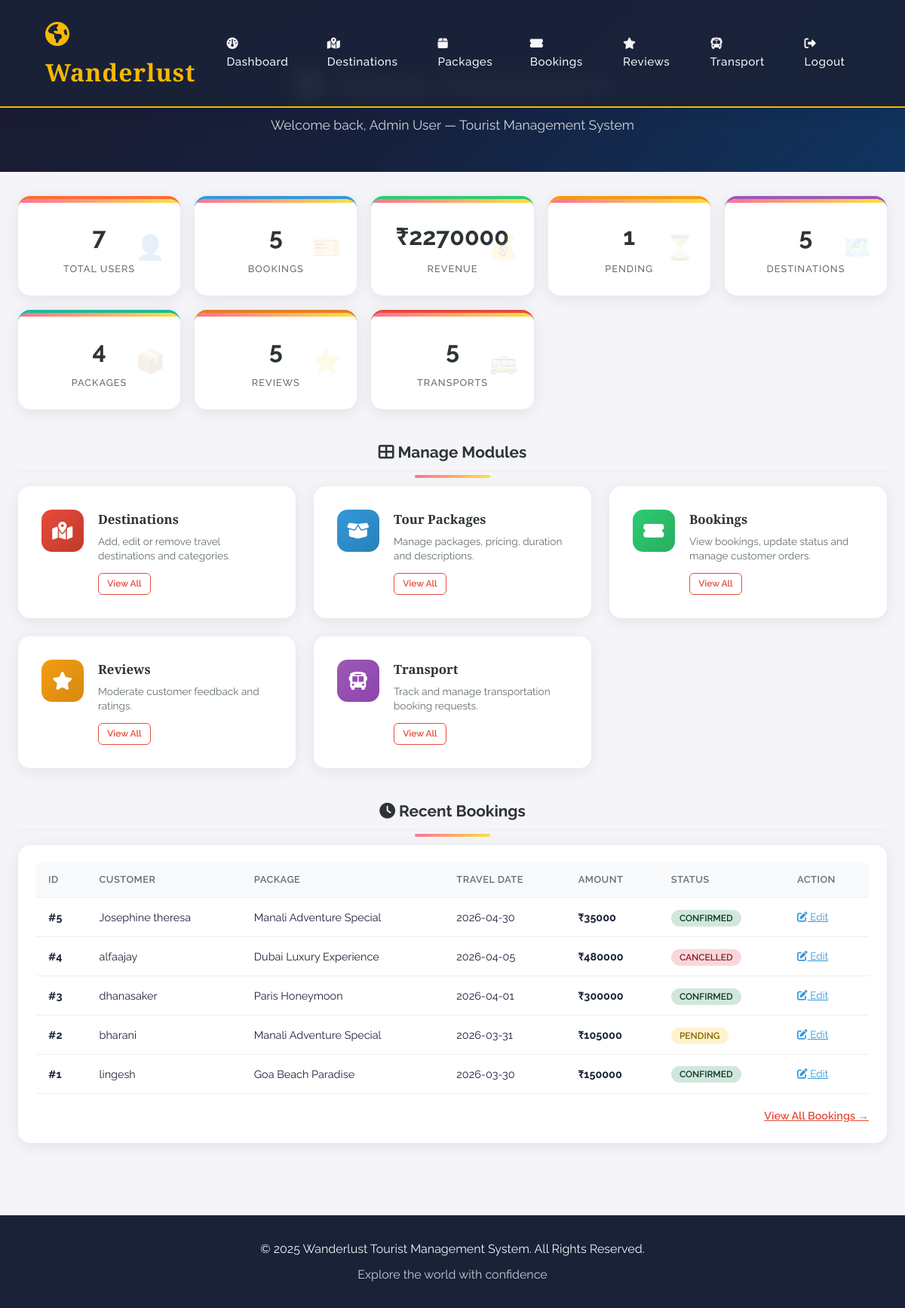
The app's page /admin/dashboard (signed in) with its own data.
### app.py (models this page shows)
class Booking(db.Model):
    id = db.Column(db.Integer, primary_key=True)
    user_id = db.Column(db.Integer, db.ForeignKey('user.id'), nullable=False)
    package_id = db.Column(db.Integer, db.ForeignKey('package.id'), nullable=False)
    full_name = db.Column(db.String(100), nullable=False)
    email = db.Column(db.String(120), nullable=False)
    travel_date = db.Column(db.Date, nullable=False)
    num_people = db.Column(db.Integer, default=1)
    total_amount = db.Column(db.Float)
    status = db.Column(db.String(20), default='pending')
    created_at = db.Column(db.DateTime, default=datetime.utcnow)
    payment = db.relationship('Payment', backref='booking', uselist=False, lazy=True)

class Package(db.Model):
    id = db.Column(db.Integer, primary_key=True)
    name = db.Column(db.String(100), nullable=False)
    package_type = db.Column(db.String(50), nullable=False)
    destination_id = db.Column(db.Integer, db.ForeignKey('destination.id'))
    price = db.Column(db.Float, nullable=False)
    duration = db.Column(db.String(50))
    description = db.Column(db.Text)
    image_url = db.Column(db.String(300))
    created_at = db.Column(db.DateTime, default=datetime.utcnow)
    destination = db.relationship('Destination', backref='packages')
    bookings = db.relationship('Booking', backref='package', lazy=True)

### app.py (the view)
@app.route('/admin/dashboard')
def admin_dashboard():
    if not admin_required():
        return redirect(url_for('admin_login'))
    total_users = User.query.filter_by(is_admin=False).count()
    total_bookings = Booking.query.count()
    total_revenue = db.session.query(db.func.sum(Payment.amount)).scalar() or 0
    pending_bookings = Booking.query.filter_by(status='pending').count()
    total_destinations = Destination.query.count()
    total_packages = Package.query.count()
    total_reviews = Review.query.count()
    total_transports = Transport.query.count()
    recent_bookings = Booking.query.order_by(Booking.created_at.desc()).limit(5).all()
    return render_template('admin_dashboard.html',
                           total_users=total_users, total_bookings=total_bookings,
                           total_revenue=total_revenue, pending_bookings=pending_bookings,
                           total_destinations=total_destinations, total_packages=total_packages,
                           total_reviews=total_reviews, total_transports=total_transports,
                           recent_bookings=recent_bookings)

### app.py (called while the page is built)
def admin_required():
    return 'user_id' in session and session.get('is_admin')

### templates/admin_dashboard.html (shortened to what this page needs)
{% extends "base.html" %}
{% block content %}
<div class="admin-header">
    <h1> Admin Dashboard</h1>
    <p>Welcome back, {{ session.user_name }} — Tourist Management System</p>
</div>
<div class="dashboard-wrap">
    <div class="stats-row">
        <div class="stat-card">
            <div class="stat-icon">👤</div>
            <div class="stat-value">{{ total_users }}</div>
            <div class="stat-label">Total Users</div>
        </div>
        <div class="stat-card">
            <div class="stat-icon">🎫</div>
            <div class="stat-value">{{ total_bookings }}</div>
            <div class="stat-label">Bookings</div>
        </div>
        <div class="stat-card">
            <div class="stat-icon">💰</div>
            <div class="stat-value">₹{{ "%.0f"|format(total_revenue) }}</div>
            <div class="stat-label">Revenue</div>
        </div>
        <div class="stat-card">
            <div class="stat-icon">⏳</div>
            <div class="stat-value">{{ pending_bookings }}</div>
            <div class="stat-label">Pending</div>
        </div>
        <div class="stat-card">
            <div class="stat-icon">🗺️</div>
            <div class="stat-value">{{ total_destinations }}</div>
            <div class="stat-label">Destinations</div>
        </div>
        <div class="stat-card">
            <div class="stat-icon">📦</div>
            <div class="stat-value">{{ total_packages }}</div>
            <div class="stat-label">Packages</div>
        </div>
        <div class="stat-card">
            <div class="stat-icon">⭐</div>
            <div class="stat-value">{{ total_reviews }}</div>
            <div class="stat-label">Reviews</div>
        </div>
        <div class="stat-card">
            <div class="stat-icon">🚌</div>
            <div class="stat-value">{{ total_transports }}</div>
            <div class="stat-label">Transports</div>
        </div>
    </div>
    <div class="section-title"><i class="fas fa-th-large"></i> Manage Modules</div>
    <div class="admin-modules">
        <a href="{{ url_for('admin_destinations') }}" class="module-card">
            <div class="module-icon icon-red"><i class="fas fa-map-marked-alt"></i></div>
            <div class="module-info">
                <h3>Destinations</h3>
                <p>Add, edit or remove travel destinations and categories.</p>
                <div class="module-actions">
                    <span class="btn-mini btn-mini-primary">View All</span>
                </div>
            </div>
        </a>
        <a href="{{ url_for('admin_packages') }}" class="module-card">
            <div class="module-icon icon-blue"><i class="fas fa-box-open"></i></div>
            <div class="module-info">
                <h3>Tour Packages</h3>
                <p>Manage packages, pricing, duration and descriptions.</p>
                <div class="module-actions">
                    <span class="btn-mini btn-mini-primary">View All</span>
                </div>
            </div>
        </a>
        <a href="{{ url_for('admin_bookings') }}" class="module-card">
            <div class="module-icon icon-green"><i class="fas fa-ticket-alt"></i></div>
            <div class="module-info">
                <h3>Bookings</h3>
                <p>View bookings, update status and manage customer orders.</p>
                <div class="module-actions">
                    <span class="btn-mini btn-mini-primary">View All</span>
                </div>
            </div>
        </a>
        <a href="{{ url_for('admin_reviews') }}" class="module-card">
            <div class="module-icon icon-orange"><i class="fas fa-star"></i></div>
            <div class="module-info">
                <h3>Reviews</h3>
                <p>Moderate customer feedback and ratings.</p>
                <div class="module-actions">
                    <span class="btn-mini btn-mini-primary">View All</span>
                </div>
            </div>
        </a>
        <a href="{{ url_for('admin_transport') }}" class="module-card">
            <div class="module-icon icon-purple"><i class="fas fa-bus"></i></div>
            <div class="module-info">
                <h3>Transport</h3>
                <p>Track and manage transportation booking requests.</p>
                <div class="module-actions">
                    <span class="btn-mini btn-mini-primary">View All</span>
                </div>
            </div>
        </a>
    </div>
    <div class="section-title"><i class="fas fa-clock"></i> Recent Bookings</div>
    <div class="recent-table">
        {% if recent_bookings %}
        <table>
            <thead>
                <tr>
                    <th>ID</th><th>Customer</th><th>Package</th>
                    <th>Travel Date</th><th>Amount</th><th>Status</th><th>Action</th>
                </tr>
            </thead>
            <tbody>
                {% for b in recent_bookings %}
                <tr>
                    <td><strong>#{{ b.id }}</strong></td>
                    <td>{{ b.full_name }}</td>
                    <td>{{ b.package.name }}</td>
                    <td>{{ b.travel_date }}</td>
                    <td><strong>₹{{ "%.0f"|format(b.total_amount) }}</strong></td>
                    <td>
                        <span class="badge badge-{{ b.status }}">{{ b.status|upper }}</span>
                    </td>
                    <td>
                        <a href="{{ url_for('admin_bookings_edit', id=b.id) }}"
                           style="color:#3498db; font-size:0.85rem;"><i class="fas fa-edit"></i> Edit</a>
                    </td>
                </tr>
                {% endfor %}
            </tbody>
        </table>
        {% else %}
        <p style="text-align:center; color:#636e72; padding:2rem;">No bookings yet.</p>
        {% endif %}
        <div style="text-align:right; margin-top:1rem;">
            <a href="{{ url_for('admin_bookings') }}" style="color:#e74c3c; font-size:0.9rem; font-weight:600;">
                View All Bookings →
            </a>
        </div>
    </div>
</div>
{% endblock %}

### templates/base.html (shortened to what this page needs)
<!DOCTYPE html>
<html lang="en">
<head>
    <link rel="stylesheet" href="{{ url_for('static', filename='css/style.css') }}">
    <link rel="stylesheet" href="https://cdnjs.cloudflare.com/ajax/libs/font-awesome/6.4.0/css/all.min.css">
</head>
<body>
    {% if session.user_id %}
    <nav>
        <div class="nav-container">
            <a href="{{ url_for('destinations') }}" class="nav-brand">
                <i class="fas fa-globe-americas"></i> Wanderlust
            </a>
            <div class="nav-links">
                {% if session.is_admin %}
                    <a href="{{ url_for('admin_dashboard') }}"><i class="fas fa-dashboard"></i> Dashboard</a>
                    <a href="{{ url_for('admin_destinations') }}"><i class="fas fa-map-marked-alt"></i> Destinations</a>
                    <a href="{{ url_for('admin_packages') }}"><i class="fas fa-box"></i> Packages</a>
                    <a href="{{ url_for('admin_bookings') }}"><i class="fas fa-ticket-alt"></i> Bookings</a>
                    <a href="{{ url_for('admin_reviews') }}"><i class="fas fa-star"></i> Reviews</a>
                    <a href="{{ url_for('admin_transport') }}"><i class="fas fa-bus"></i> Transport</a>
                {% endif %}
                <a href="{{ url_for('logout') }}"><i class="fas fa-sign-out-alt"></i> Logout</a>
            </div>
        </div>
    </nav>
    {% endif %}
    {% block content %}{% endblock %}
    <footer>
        <p>&copy; 2025 Wanderlust Tourist Management System. All Rights Reserved.</p>
        <p style="margin-top: 0.5rem; opacity: 0.8;">Explore the world with confidence</p>
    </footer>
</body>
</html>

### static/css/style.css (style rules this page uses)
:root { --primary: #FF6B35; --secondary: #004E89; --accent: #F7B801; --dark: #1A2238; --light: #F4F4F9; --success: #2A9D8F; --error: #E76F51; --gradient-main: linear-gradient(135deg, #667eea 0%, #764ba2 100%); --gradient-warm: linear-gradient(135deg, #f093fb 0%, #f5576c 100%); --gradient-ocean: linear-gradient(135deg, #4facfe 0%, #00f2fe 100%); --gradient-sunset: linear-gradient(135deg, #fa709a 0%, #fee140 100%); }
* { margin: 0; padding: 0; box-sizing: border-box; }
body { font-family: 'Raleway', sans-serif; background: var(--light); color: var(--dark); line-height: 1.6; overflow-x: hidden; }
h1, h2, h3, h4, h5 { font-family: 'Cormorant Garamond', serif; font-weight: 700; }
nav { background: rgba(26, 34, 56, 0.95); backdrop-filter: blur(10px); padding: 1.2rem 5%; position: fixed; top: 0; width: 100%; z-index: 1000; box-shadow: 0 2px 20px rgba(0, 0, 0, 0.1); border-bottom: 2px solid var(--accent); }
.nav-container { display: flex; justify-content: space-between; align-items: center; max-width: 1400px; margin: 0 auto; }
.nav-brand { font-family: 'Cormorant Garamond', serif; font-size: 2rem; font-weight: 700; color: var(--accent); text-decoration: none; letter-spacing: 1px; transition: all 0.3s ease; }
.nav-links { display: flex; gap: 2rem; align-items: center; }
.nav-links a { color: var(--light); text-decoration: none; font-weight: 500; font-size: 0.95rem; transition: all 0.3s ease; position: relative; padding: 0.5rem 0; letter-spacing: 0.5px; }
.nav-links a::after { content: ''; position: absolute; bottom: 0; left: 0; width: 0; height: 2px; background: var(--accent); transition: width 0.3s ease; }
.section-title { font-size: 3rem; text-align: center; margin-bottom: 3rem; color: var(--dark); position: relative; display: inline-block; width: 100%; }
.section-title::after { content: ''; position: absolute; bottom: -10px; left: 50%; transform: translateX(-50%); width: 100px; height: 4px; background: var(--gradient-sunset); border-radius: 2px; }
table { width: 100%; border-collapse: collapse; }
thead { background: var(--gradient-main); color: white; }
th { padding: 1.2rem; text-align: left; font-weight: 600; letter-spacing: 0.5px; }
td { padding: 1rem 1.2rem; border-bottom: 1px solid #eee; }
.stat-card { background: white; padding: 2rem; border-radius: 20px; box-shadow: 0 5px 20px rgba(0, 0, 0, 0.1); position: relative; overflow: hidden; transition: transform 0.3s ease; }
.stat-card::before { content: ''; position: absolute; top: 0; left: 0; right: 0; height: 5px; background: var(--gradient-sunset); }
.stat-value { font-size: 2.5rem; font-weight: 700; color: var(--secondary); margin-bottom: 0.5rem; }
.stat-label { color: #666; font-size: 1rem; font-weight: 500; }
.stat-icon { position: absolute; right: 20px; top: 50%; transform: translateY(-50%); font-size: 3rem; opacity: 0.1; }
footer { background: var(--dark); color: var(--light); text-align: center; padding: 2rem; margin-top: 4rem; }

### records on screen
Booking: id "5", full_name "Josephine theresa", package.name "Manali Adventure Special", travel_date "2026-04-30", total_amount "35000", status "CONFIRMED"
Booking: id "4", full_name "alfaajay", package.name "Dubai Luxury Experience", travel_date "2026-04-05", total_amount "480000", status "CANCELLED"
Booking: id "3", full_name "dhanasaker", package.name "Paris Honeymoon", travel_date "2026-04-01", total_amount "300000", status "CONFIRMED"
Booking: id "2", full_name "bharani", package.name "Manali Adventure Special", travel_date "2026-03-31", total_amount "105000", status "PENDING"
Booking: id "1", full_name "lingesh", package.name "Goa Beach Paradise", travel_date "2026-03-30", total_amount "150000", status "CONFIRMED"

### other values on screen
{{ session.user_name }} "Admin User"
{{ total_users }} "7"
{{ total_bookings }} "5"
{{ "%.0f"|format(total_revenue) }} "2270000"
{{ pending_bookings }} "1"
{{ total_destinations }} "5"
{{ total_packages }} "4"
{{ total_reviews }} "5"
{{ total_transports }} "5"
